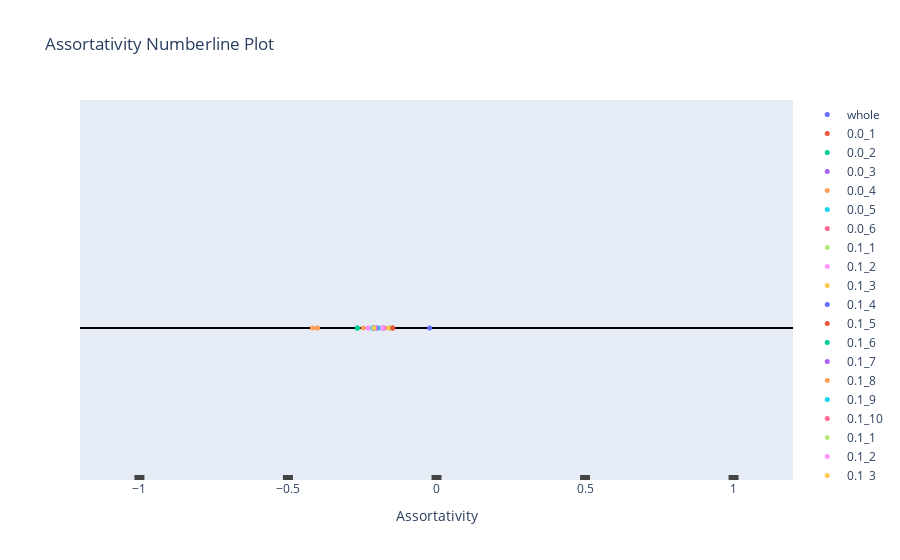

The notebook cell saved with this chart:
### Code cell
# Create a numberline plot for the values using plotly
import plotly.graph_objects as go

fig = go.Figure()
# Set layout
fig.update_layout(
    title='Assortativity Numberline Plot',
    yaxis=dict(
        showgrid=False,
        showticklabels=False,
        zeroline=True,
        zerolinewidth=2,
        zerolinecolor='black',
    ),
    xaxis=dict(
        title='Assortativity',
        showgrid=False,
        zeroline=False,
        showticklabels=True,
        tickwidth=10,
        range=[-1.2, 1.2],
    ),
    
)
fig.update_yaxes(range=[-0.2, 0.3])
fig.update_xaxes(ticks='inside')

# Add the values to the plot
for i in range(len(full_df)):
    fig.add_trace(go.Scatter(x=[full_df.iloc[i, 0]], y=[0], mode='markers', marker=dict(size=5), name=full_df.index[i]))

# Show the plot
fig.show()

### Figure 1 — Plotly figure (JSON) as saved in the notebook; plotly's stock layout.template omitted (floating-point values rounded to 4 significant figures)
{"data": [{"marker": {"size": 5}, "mode": "markers", "name": "whole", "type": "scatter", "x": [-0.02296], "y": [0]}, {"marker": {"size": 5}, "mode": "markers", "name": "0.0_1", "type": "scatter", "x": [-0.2134], "y": [0]}, {"marker": {"size": 5}, "mode": "markers", "name": "0.0_2", "type": "scatter", "x": [-0.1576], "y": [0]}, {"marker": {"size": 5}, "mode": "markers", "name": "0.0_3", "type": "scatter", "x": [-0.1815], "y": [0]}, {"marker": {"size": 5}, "mode": "markers", "name": "0.0_4", "type": "scatter", "x": [-0.2465], "y": [0]}, {"marker": {"size": 5}, "mode": "markers", "name": "0.0_5", "type": "scatter", "x": [-0.1922], "y": [0]}, {"marker": {"size": 5}, "mode": "markers", "name": "0.0_6", "type": "scatter", "x": [-0.1762], "y": [0]}, {"marker": {"size": 5}, "mode": "markers", "name": "0.1_1", "type": "scatter", "x": [-0.2132], "y": [0]}, {"marker": {"size": 5}, "mode": "markers", "name": "0.1_2", "type": "scatter", "x": [-0.2301], "y": [0]}, {"marker": {"size": 5}, "mode": "markers", "name": "0.1_3", "type": "scatter", "x": [-0.1599], "y": [0]}, {"marker": {"size": 5}, "mode": "markers", "name": "0.1_4", "type": "scatter", "x": [-0.2119], "y": [0]}, {"marker": {"size": 5}, "mode": "markers", "name": "0.1_5", "type": "scatter", "x": [-0.1475], "y": [0]}, {"marker": {"size": 5}, "mode": "markers", "name": "0.1_6", "type": "scatter", "x": [-0.2664], "y": [0]}, {"marker": {"size": 5}, "mode": "markers", "name": "0.1_7", "type": "scatter", "x": [-0.2029], "y": [0]}, {"marker": {"size": 5}, "mode": "markers", "name": "0.1_8", "type": "scatter", "x": [-0.4013], "y": [0]}, {"marker": {"size": 5}, "mode": "markers", "name": "0.1_9", "type": "scatter", "x": [-0.2136], "y": [0]}, {"marker": {"size": 5}, "mode": "markers", "name": "0.1_10", "type": "scatter", "x": [null], "y": [0]}, {"marker": {"size": 5}, "mode": "markers", "name": "0.1_1", "type": "scatter", "x": [-0.2132], "y": [0]}, {"marker": {"size": 5}, "mode": "markers", "name": "0.1_2", "type": "scatter", "x": [-0.2301], "y": [0]}, {"marker": {"size": 5}, "mode": "markers", "name": "0.1_3", "type": "scatter", "x": [-0.1599], "y": [0]}, {"marker": {"size": 5}, "mode": "markers", "name": "0.1_4", "type": "scatter", "x": [-0.2119], "y": [0]}, {"marker": {"size": 5}, "mode": "markers", "name": "0.1_5", "type": "scatter", "x": [-0.1475], "y": [0]}, {"marker": {"size": 5}, "mode": "markers", "name": "0.1_6", "type": "scatter", "x": [-0.2664], "y": [0]}, {"marker": {"size": 5}, "mode": "markers", "name": "0.1_7", "type": "scatter", "x": [-0.2029], "y": [0]}, {"marker": {"size": 5}, "mode": "markers", "name": "0.1_8", "type": "scatter", "x": [-0.4013], "y": [0]}, {"marker": {"size": 5}, "mode": "markers", "name": "0.1_9", "type": "scatter", "x": [-0.2136], "y": [0]}, {"marker": {"size": 5}, "mode": "markers", "name": "0.1_11", "type": "scatter", "x": [null], "y": [0]}, {"marker": {"size": 5}, "mode": "markers", "name": "0.1_12", "type": "scatter", "x": [null], "y": [0]}, {"marker": {"size": 5}, "mode": "markers", "name": "0.1_13", "type": "scatter", "x": [-0.1816], "y": [0]}, {"marker": {"size": 5}, "mode": "markers", "name": "0.1_14", "type": "scatter", "x": [-0.21], "y": [0]}, {"marker": {"size": 5}, "mode": "markers", "name": "0.1_15", "type": "scatter", "x": [null], "y": [0]}, {"marker": {"size": 5}, "mode": "markers", "name": "0.1_16", "type": "scatter", "x": [null], "y": [0]}, {"marker": {"size": 5}, "mode": "markers", "name": "0.1_17", "type": "scatter", "x": [null], "y": [0]}, {"marker": {"size": 5}, "mode": "markers", "name": "0.1_18", "type": "scatter", "x": [null], "y": [0]}, {"marker": {"size": 5}, "mode": "markers", "name": "0.1_19", "type": "scatter", "x": [-0.4176], "y": [0]}], "layout": {"title": {"text": "Assortativity Numberline Plot"}, "xaxis": {"range": [-1.2, 1.2], "showgrid": false, "showticklabels": true, "ticks": "inside", "tickwidth": 10, "title": {"text": "Assortativity"}, "zeroline": false}, "yaxis": {"range": [-0.2, 0.3], "showgrid": false, "showticklabels": false, "zeroline": true, "zerolinecolor": "black", "zerolinewidth": 2}}}
